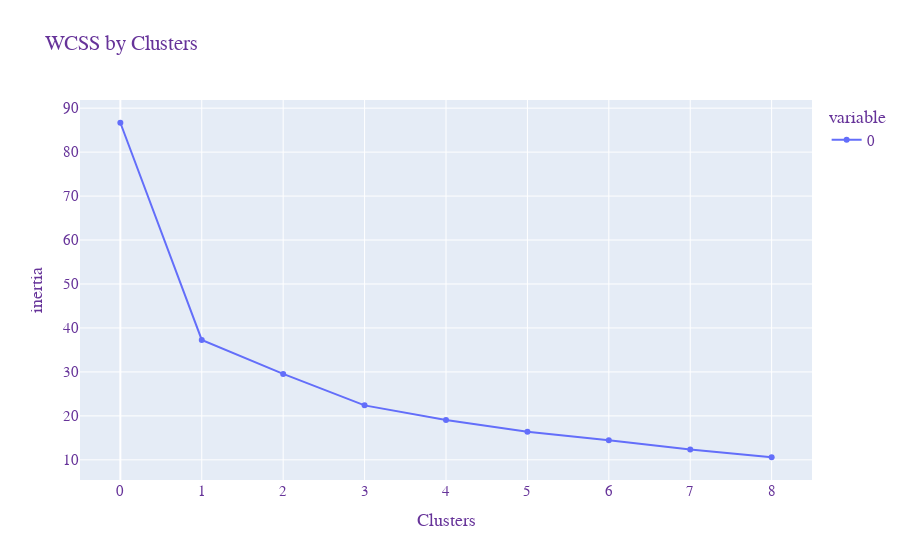

The notebook cell this image was saved under:
### Markdown cell above
### 3.2.1 Elbow Method

### Code cell
wcss = []
for i in range(1, 10): #The data set is small. So, we consider the range of 1 - 10 clusters.
    kmeans = KMeans(n_clusters = i, init='k-means++',random_state=1)
    # Fit the data points 
    kmeans.fit(data_scaled.values)
    # Get the WCSS (inertia) value
    wcss.append(kmeans.inertia_)

fig = px.line(wcss, 
              title="WCSS by Clusters")
fig.update_traces(mode="markers+lines")
fig.update_layout(
    xaxis_title="Clusters",
    yaxis_title="inertia",
    font=dict(
        family="Courier New, monospace",
        size=15,
        color="RebeccaPurple"
    )
)

fig.show()

### Figure 1 — Plotly figure (JSON) as saved in the notebook; plotly's stock layout.template omitted (floating-point values rounded to 4 significant figures)
{"data": [{"hovertemplate": "variable=0<br>index=%{x}<br>value=%{y}<extra></extra>", "legendgroup": "0", "line": {"color": "#636efa", "dash": "solid"}, "mode": "markers+lines", "name": "0", "orientation": "v", "showlegend": true, "type": "scatter", "x": [0, 1, 2, 3, 4, 5, 6, 7, 8], "xaxis": "x", "y": [86.68, 37.27, 29.55, 22.39, 19.06, 16.42, 14.46, 12.35, 10.59], "yaxis": "y"}], "layout": {"font": {"color": "RebeccaPurple", "family": "Courier New, monospace", "size": 15}, "legend": {"title": {"text": "variable"}, "tracegroupgap": 0}, "title": {"text": "WCSS by Clusters"}, "xaxis": {"anchor": "y", "domain": [0, 1], "title": {"text": "Clusters"}}, "yaxis": {"anchor": "x", "domain": [0, 1], "title": {"text": "inertia"}}}}
